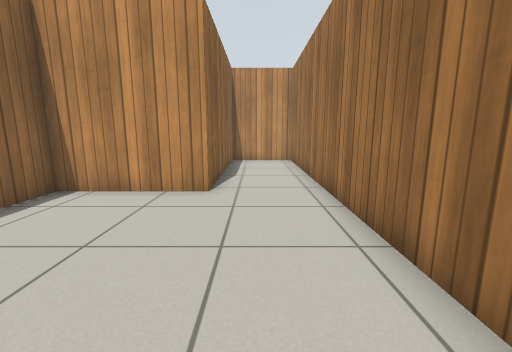
View 1 (above)

13 first-person views from a walk through a Gazebo world. The camera is 0.83 m above the floor, tilts 10° down and sees 90° across. The floor is counted in squares, 0.5 m on a side. Each view is taken from the middle of a square. On the plan, view 1 faces up. The plan holds only what a view shows up to about 14 squares ahead; the rest is blank. Simple patterns stand in for the simulator's built-in surfaces.

View 2
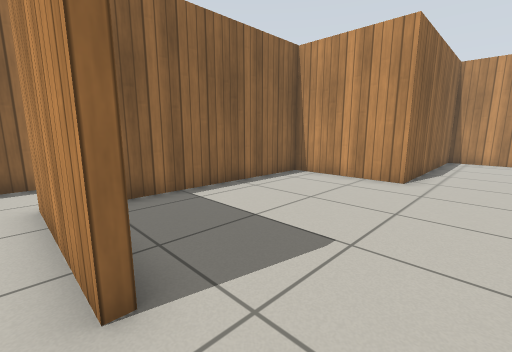

View 3
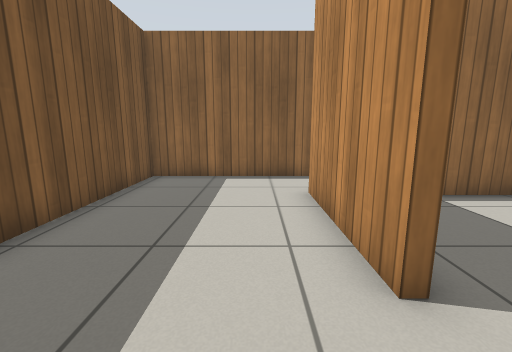

View 4
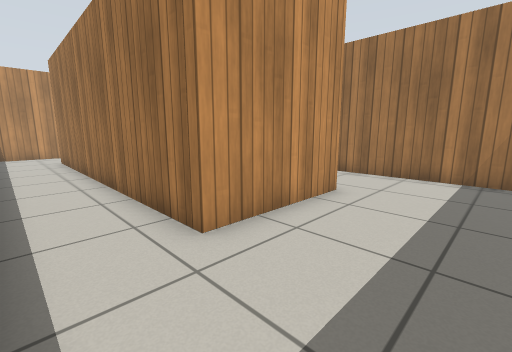

View 5
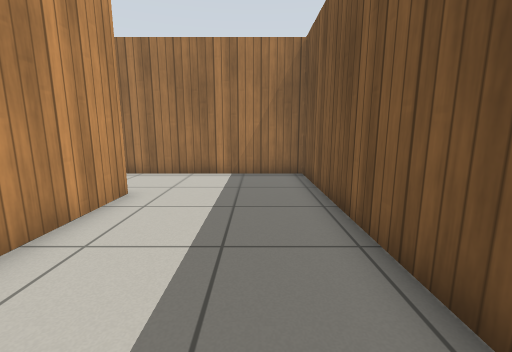

View 6
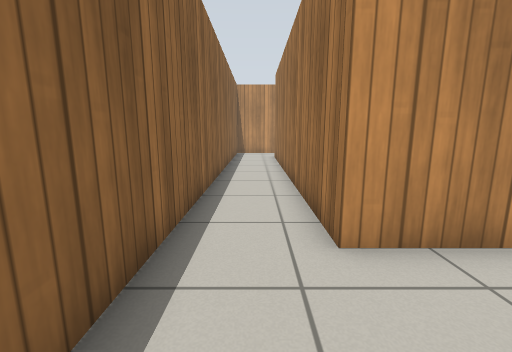

View 7
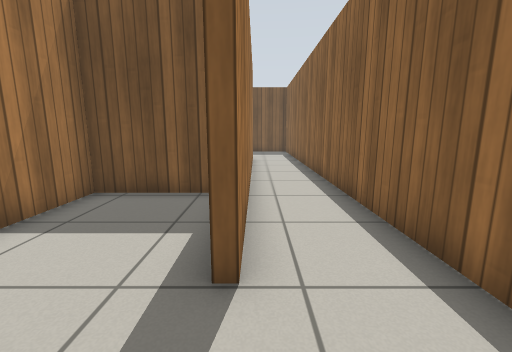

View 8
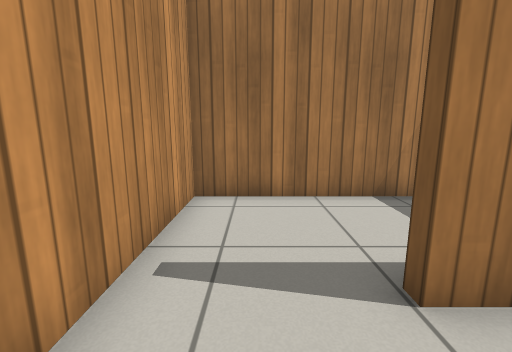

View 9
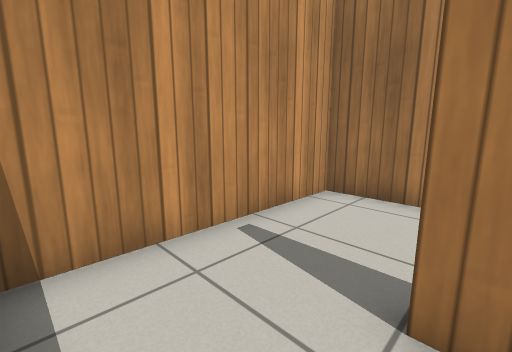

View 10
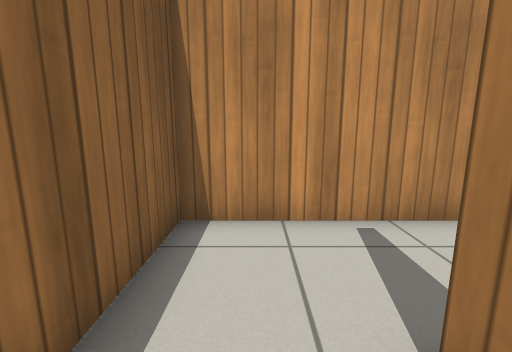

View 11
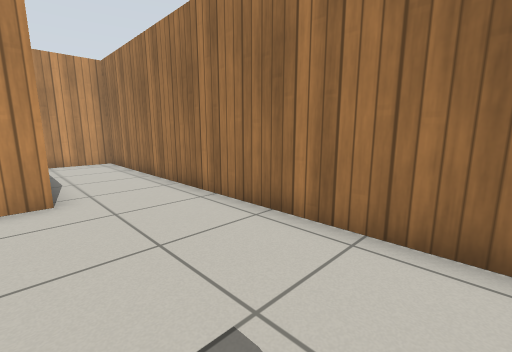

View 12
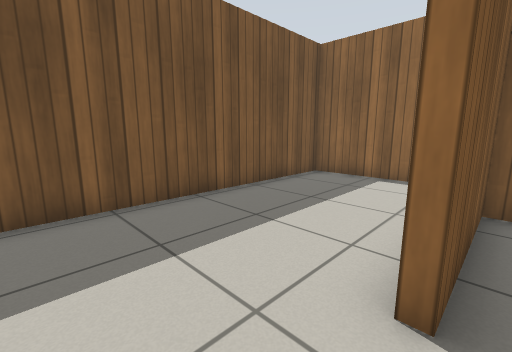

View 13
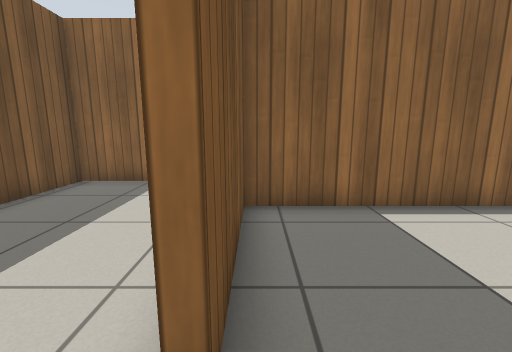

### Floor plan
Ten units are one square. View 1 is at (0, 0); x grows to the right and y downward. Boxes are objects, and circles mark ways between rooms. Rooms are numbered by the first view taken in them; rooms with no view inside come last. Other rooms are left out.
<svg viewBox="-89 -151 114 224">
<path fill="none" stroke="#000" d="M20 6 20 -146 -13 -146 -13 -69 -55 -69 -55 13 -12 13M-12 16 -58 16 -58 -115M-55 -146 -84 -146 -84 68 20 68 20 6M-48 -72 -16 -72 -16 -146 -55 -146"/>
<circle cx="0" cy="10" r="3" fill="#2a7"/>
<circle cx="-60" cy="-130" r="3" fill="#2a7"/>
<text x="-10" y="-50">1</text>
<text x="-70" y="-10">2</text>
<text x="-40" y="-110">3</text>
</svg>
Room 1 opens to room 2. Room 2 opens to room 3.

Where each view was taken, in squares from view 1:
view 1: 0 up, 0 right, facing up
view 2: 2 down, 1 right, facing up-left
view 3: 3 down, 1 right, facing left
view 4: 5 down, 8 left, facing up-right
view 5: 5 down, 8 left, facing right
view 6: 5 down, 7 left, facing up
view 7: 14 up, 6 left, facing down
view 8: 13 up, 8 left, facing right
view 9: 11 up, 8 left, facing up-right
view 10: 10 up, 7 left, facing up
view 11: 0 up, 2 left, facing up-right
view 12: 1 down, 1 right, facing down-left
view 13: 1 down, 0 right, facing left
